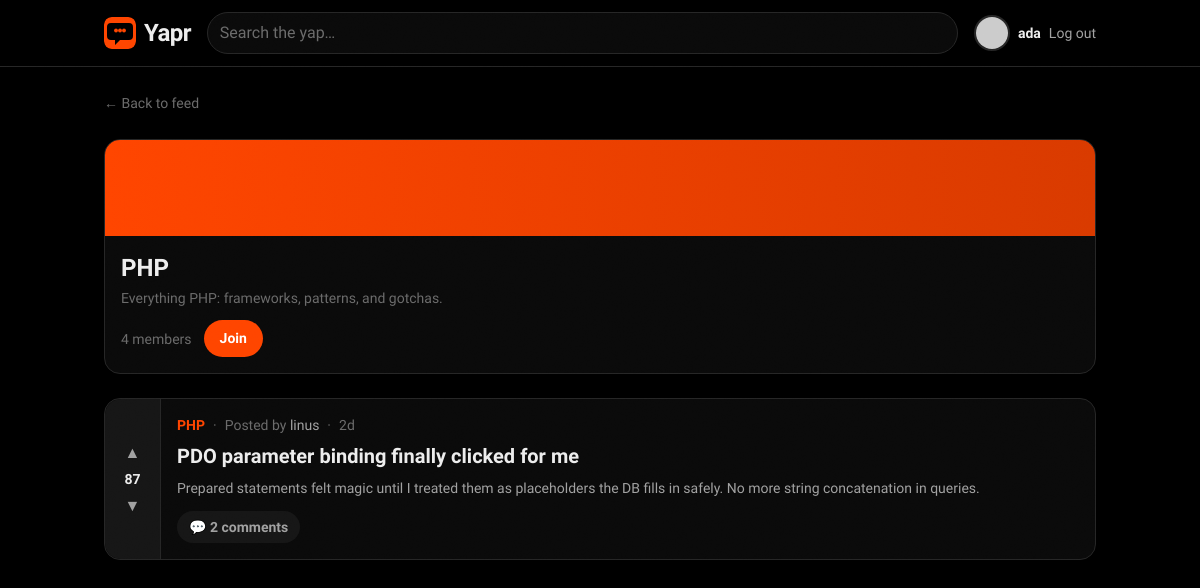
The app's page /api/community.php?slug=php (signed in) with its own data.
### tables this page shows
CREATE TABLE communities (
    id          INT UNSIGNED AUTO_INCREMENT PRIMARY KEY,
    name        VARCHAR(50)  NOT NULL,
    slug        VARCHAR(60)  NOT NULL UNIQUE,
    description TEXT         DEFAULT NULL,
    owner_id    INT UNSIGNED NOT NULL,
    created_at  TIMESTAMP    NOT NULL DEFAULT CURRENT_TIMESTAMP,
    FOREIGN KEY (owner_id) REFERENCES users(id) ON DELETE CASCADE
);

CREATE TABLE posts (
    id           INT UNSIGNED AUTO_INCREMENT PRIMARY KEY,
    title        VARCHAR(255) NOT NULL,
    body         TEXT         NOT NULL,
    user_id      INT UNSIGNED NOT NULL,
    community_id INT UNSIGNED NOT NULL,
    score        INT          NOT NULL DEFAULT 0,
    created_at   TIMESTAMP    NOT NULL DEFAULT CURRENT_TIMESTAMP,
    updated_at   TIMESTAMP    NOT NULL DEFAULT CURRENT_TIMESTAMP ON UPDATE CURRENT_TIMESTAMP,
    FOREIGN KEY (user_id)      REFERENCES users(id)       ON DELETE CASCADE,
    FOREIGN KEY (community_id) REFERENCES communities(id) ON DELETE CASCADE
);

### api/community.php (the view, shortened to what this page needs)
<?php
require __DIR__ . '/includes/db.php';
require __DIR__ . '/includes/helpers.php';
$slug = $_GET['slug'] ?? '';
$communityResult = mysqli_query($conn, "
    SELECT c.*, (SELECT COUNT(*) FROM community_members WHERE community_id = c.id) AS members_count
    FROM communities c WHERE c.slug = '$slug'
");
$community = mysqli_fetch_assoc($communityResult);
$postsResult = mysqli_query($conn, "
    SELECT p.*, u.username AS author_username,
           (SELECT COUNT(*) FROM comments WHERE post_id = p.id) AS comments_count
    FROM posts p
    JOIN users u ON p.user_id = u.id
    WHERE p.community_id = {$community['id']}
    ORDER BY p.created_at DESC
");
$communityPosts = [];
while ($row = mysqli_fetch_assoc($postsResult)) {
    $row['author'] = ['username' => $row['author_username']];
    $row['community'] = $community['name'];
    $row['community_slug'] = $community['slug'];
    $row['time'] = timeAgo($row['created_at']);
    $row['author_id'] = $row['user_id'];
    $communityPosts[] = $row;
}
require __DIR__ . '/includes/header.php';
?>
<div class="space-y-6">
  <a href="index.php" class="text-sm text-ink-faint transition hover:text-pop">← Back to feed</a>
  <div class="card animate-fade-in-up overflow-hidden">
    <div aria-hidden="true" class="h-24 animate-gradient-pan bg-[length:200%_200%] bg-gradient-to-r from-pop via-pop-dark to-ink"></div>
    <div class="p-4">
      <h1 class="font-display text-2xl font-bold text-ink"><?= esc($community['name']) ?></h1>
      <p class="mt-1 text-sm text-ink-faint"><?= esc($community['description']) ?></p>
      <div class="mt-3 flex items-center gap-3">
        <span class="text-sm text-ink-faint"><?= esc($community['members_count']) ?> members</span>
        <button type="button" class="btn-pop">Join</button>
      </div>
    </div>
  </div>
  <section class="space-y-4">
    <?php foreach (array_values($communityPosts) as $i => $post): ?>
      <?= postCardHtml($post, $i) ?>
    <?php endforeach; ?>
  </section>
</div>
<?php require __DIR__ . '/includes/footer.php'; ?>

### api/includes/helpers.php (shortened to what this page needs)
<?php
function timeAgo(string $datetime): string {
    $timestamp = strtotime($datetime);
    $diff = time() - $timestamp;
    if ($diff < 604800) return floor($diff / 86400) . 'd';
    return date('M j', $timestamp);
}
function esc($value): string {
    return htmlspecialchars((string) $value, ENT_QUOTES, 'UTF-8');
}
function avatarHtml(array $user, int $size = 10): string {
    $username = $user['username'] ?? 'guest';
    $initial = esc(mb_strtoupper(mb_substr($username, 0, 1)));
    $color = esc($user['avatar_color'] ?? '#ff4500');
    $px = $size * 4;
    $initialCircle = sprintf(
        '<div style="width:%1$dpx;height:%1$dpx;background-color:%2$s"'
        . ' class="flex items-center justify-center rounded-full border-2 border-line text-white font-semibold animate-scale-in">%3$s</div>',
        $px, $color, $initial
    );
    $url = $user['avatar_url'] ?? '';
    if ($url === '') {
        $url = 'https://api.dicebear.com/9.x/bottts/svg?seed=' . rawurlencode($username);
    }
    $fallback = "'" . str_replace('"', '&quot;', $initialCircle) . "'";
    return sprintf(
        '<img src="%1$s" alt="%2$s" width="%3$d" height="%3$d" loading="lazy"'
        . ' style="width:%3$dpx;height:%3$dpx;object-fit:cover;border-radius:9999px"'
        . ' class="rounded-full border-2 border-line object-cover"'
        . ' onerror="this.onerror=null;this.outerHTML=%4$s">',
        esc($url), esc($username), $px, $fallback
    );
}
function postCardHtml(array $post, int $index = 0): string {
    $author = $post['author']['username'] ?? 'unknown';
    $community = esc($post['community'] ?? '');
    $slug = esc($post['community_slug'] ?? '');
    $title = esc($post['title'] ?? '');
    $excerpt = esc(mb_substr($post['body'] ?? '', 0, 160));
    $score = esc($post['score'] ?? 0);
    $comments = esc($post['comments_count'] ?? 0);
    $time = esc($post['time'] ?? '');
    $id = (int) ($post['id'] ?? 0);
    $delay = min($index, 7) * 55;
    $comm = $community !== ''
        ? '<a href="community.php?slug=' . $slug . '" class="font-display font-semibold text-pop transition hover:underline">' . $community . '</a>'
        : '';
    return <<<HTML
    <div class="reveal" style="--reveal-delay:{$delay}ms">
      <article class="card flex overflow-hidden">
        <div class="vote-rail" data-score="{$score}">
          <button type="button" class="vote-btn is-up" aria-label="Upvote">▲</button>
          <span class="vote-score">{$score}</span>
          <button type="button" class="vote-btn is-down" aria-label="Downvote">▼</button>
        </div>
        <div class="min-w-0 flex-1 p-4">
          <div class="mb-2 flex flex-wrap items-center gap-2 text-sm text-ink-faint">
            {$comm}
            <span>·</span>
            <span>Posted by <span class="font-medium text-ink-soft">{$author}</span></span>
            <span>·</span>
            <span>{$time}</span>
          </div>
          <a href="post.php?id={$id}" class="block group">
            <h2 class="font-display text-xl font-semibold leading-snug text-ink transition group-hover:text-pop">{$title}</h2>
            <p class="mt-1.5 line-clamp-3 text-sm leading-relaxed text-ink-soft">{$excerpt}</p>
          </a>
          <div class="mt-3 flex items-center gap-3 text-sm text-ink-faint">
            <a href="post.php?id={$id}" class="pill bg-night-raised text-ink-soft transition hover:bg-pop hover:text-white">💬 {$comments} comments</a>
          </div>
        </div>
      </article>
    </div>
HTML;
}

### public/css/polish.css (style rules this page uses)
.reveal { opacity: 0; transform: translateY(20px); transition: opacity 0.35s cubic-bezier(0.23, 1, 0.32, 1), transform 0.35s cubic-bezier(0.23, 1, 0.32, 1); transition-delay: var(--reveal-delay, 0ms); }
.reveal.visible { opacity: 1; transform: translateY(0); }
.ripple-container { position: relative; overflow: hidden; }
html { background: #000; }

### api/includes/header.php (style rules this page uses)
:root { --ease-out: cubic-bezier(0.23, 1, 0.32, 1); }
body { background: #000000; -webkit-font-smoothing: antialiased; -moz-osx-font-smoothing: grayscale; }
.card { position: relative; border-radius: 1rem; border: 1px solid #262626; background: #0a0a0a; transition: transform 200ms var(--ease-out), border-color 200ms var(--ease-out), box-shadow 200ms var(--ease-out); }
.pill { display: inline-flex; align-items: center; justify-content: center; gap: 0.375rem; border-radius: 9999px; padding: 0.375rem 0.75rem; font-size: 0.875rem; font-weight: 600; transition: transform 150ms var(--ease-out), background 150ms var(--ease-out), color 150ms var(--ease-out); }
.btn-primary, .btn-pop { display: inline-flex; align-items: center; justify-content: center; border-radius: 9999px; padding: 0.5rem 1rem; font-size: 0.875rem; font-weight: 600; transition: transform 150ms var(--ease-out), background 150ms var(--ease-out), color 150ms var(--ease-out); }
.btn-pop { background: #ff4500; color: #fff; }
.vote-rail { display: flex; width: 3.5rem; flex-shrink: 0; flex-direction: column; align-items: center; justify-content: center; gap: 0.125rem; border-top-left-radius: 1rem; border-bottom-left-radius: 1rem; border-right: 1px solid #262626; background: #161616; padding: 0.75rem 0; color: #a1a1a1; }
.vote-btn { display: flex; height: 1.75rem; width: 1.75rem; align-items: center; justify-content: center; border-radius: 9999px; font-size: 1rem; line-height: 1; transition: transform 150ms var(--ease-out), background 150ms var(--ease-out), color 150ms var(--ease-out); }
.vote-score { font-family: "Bricolage Grotesque", system-ui, sans-serif; font-size: 0.875rem; font-weight: 700; font-variant-numeric: tabular-nums; color: #ededed; }

### records on screen
communities: name "PHP", description "Everything PHP: frameworks, patterns, and gotchas."
posts: score "87", community "PHP", title "PDO parameter binding finally clicked for me", body "Prepared statements felt magic until I treated them as placeholders the DB fills in safely. No more string concatenation in queries.", comments "2"

### other values on screen
$user['username'] "ada"
$community['members_count'] "4"
